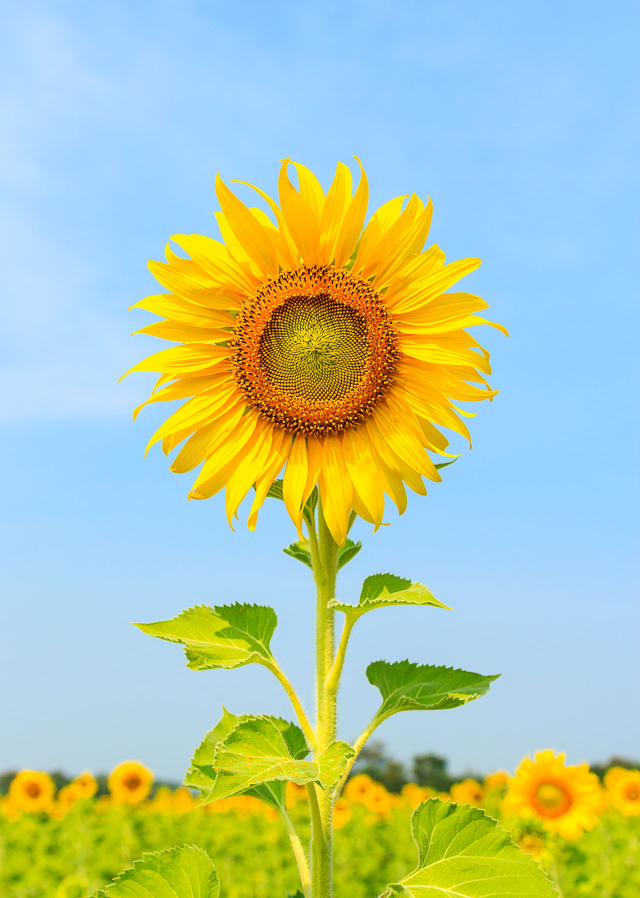
#> input picture Image Dataset/pretty sunflower/Image_1.jpg, 1280 x 1796 px, found by its file name (shown at 1/2 size)
$ jupyter execute --allow-errors ImageClassification.ipynb
#> lines starting #> are read from the running program, lines starting #| are printed output that depends on the picture
[cell 1]
#importing libraries
import pandas as pd
import numpy as np
from bing_image_downloader import downloader  #library for image scrapping
import os
import matplotlib.pyplot as plt
from skimage.io import imread
from skimage.transform import resize
from sklearn.model_selection import train_test_split
from sklearn.model_selection import GridSearchCV
from sklearn import svm
from sklearn.metrics import accuracy_score, confusion_matrix
import pickle

[cell 2]
downloader.download("pretty sunflower", limit=30, output_dir='Image Dataset',
                   adult_filter_off=True)
#> (this line was passed over: bing_image_downloader is not available in this run)

[cell 3]
downloader.download("rugby ball", limit=30, output_dir='Image Dataset',
                   adult_filter_off=True)
#> (this line was passed over: bing_image_downloader is not available in this run)

[cell 4]
downloader.download("ice cream cone", limit=30, output_dir='Image Dataset',
                   adult_filter_off=True)
#> (this line was passed over: bing_image_downloader is not available in this run)
#> further down, img_array is the input picture: shape (1796, 1280, 3); mean R, G, B 178.1, 199.7, 165
#> `img_resized = resize(img_array, (150,150,3))`:
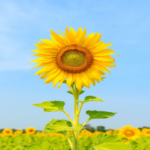
#> img_resized: shape (150, 150, 3) float64; mean R, G, B 0.699, 0.783, 0.647

[cell 5]
#To convert Matrix to Vector - flatten()

# Preprocessing:
# 1) Resize 2) Flatten

target = []
images = []
flat_data = []

DATADIR = '/home/lucky/Desktop/Projects/Image Classification/Image Dataset'
CATEGORIES = ['pretty sunflower', 'rugby ball', 'ice cream cone']

#> (the rest of this cell did not finish here and is left out)

[cell 6]
len(flat_data[0])
#> Out = 67500

[cell 7]
150*150*3

[cell 8]
target

[cell 9]
unique, count = np.unique(target, return_counts=True)
plt.bar(CATEGORIES, count)
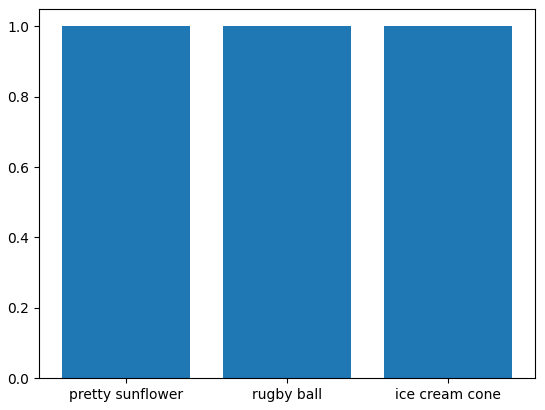
#> figure drawn by matplotlib, 1 panel
